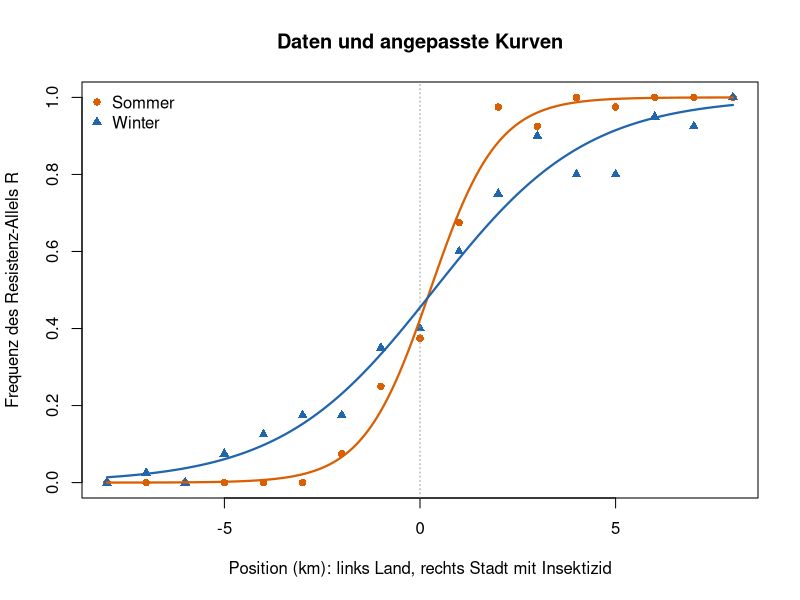
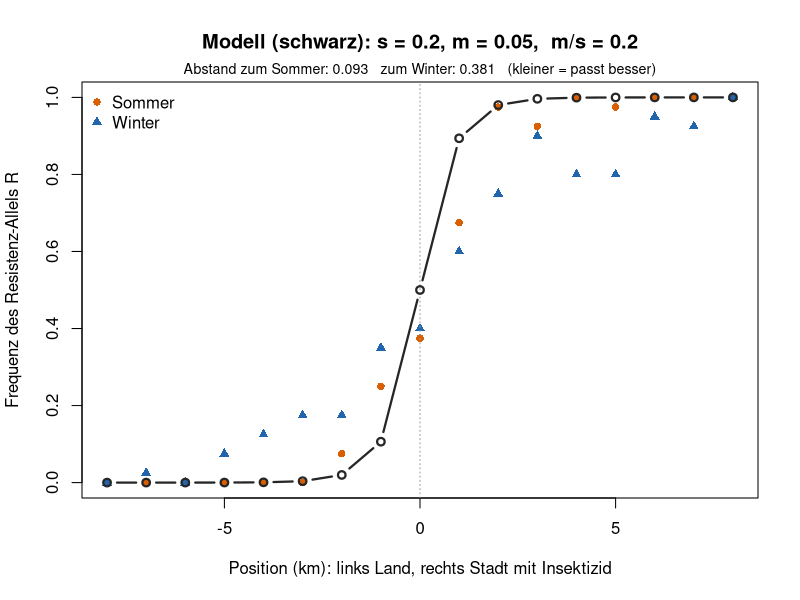
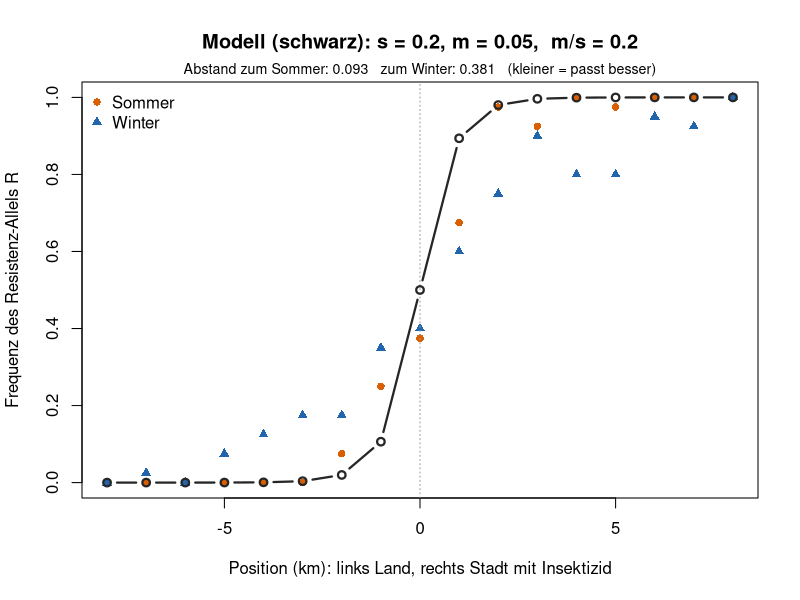

These figures' R source, in order:
## ---- chunk 1
# Position in km: links (x < 0) Land ohne Insektizid, rechts (x > 0) Stadt mit Insektizid
x <- seq(-8, 8, by = 1)
n <- 40   # untersuchte Allele (Genkopien) pro Stelle

# Anzahl Resistenz-Allele R pro Stelle (Kursdaten)
k_sommer <- c(0, 0, 0, 0, 0, 0, 3, 10, 15, 27, 39, 37, 40, 39, 40, 40, 40)
k_winter <- c(0, 1, 0, 3, 5, 7, 7, 14, 16, 24, 30, 36, 32, 32, 38, 37, 40)

sommer <- data.frame(x = x, p = k_sommer / n)
winter <- data.frame(x = x, p = k_winter / n)
## ---- chunk 2
#| code-fold: true
#| code-summary: "Hilfsfunktionen (nicht verändern)"
farben <- c(Sommer = "#d95f02", Winter = "#2166ac")

# Logistische Kurve: c = Zentrum (p = 0.5), b = Steilheit, Breite = 4 / b
logistisch <- function(x, c, b) 1 / (1 + exp(-b * (x - c)))

passe_an <- function(d) {
  nls(p ~ logistisch(x, c, b), data = d, start = list(c = 0, b = 1))
}

zeige_clines <- function(main = "Resistenz entlang des Transekts") {
  plot(sommer$x, sommer$p, pch = 16, col = farben["Sommer"], ylim = c(0, 1),
       xlab = "Position (km): links Land, rechts Stadt mit Insektizid",
       ylab = "Frequenz des Resistenz-Allels R", main = main)
  points(winter$x, winter$p, pch = 17, col = farben["Winter"])
  abline(v = 0, lty = 3, col = "grey60")
  legend("topleft", c("Sommer", "Winter"), pch = c(16, 17),
         col = farben, bty = "n")
}

vergleiche_clines <- function() {
  fit_s <- passe_an(sommer)
  fit_w <- passe_an(winter)
  zeige_clines(main = "Daten und angepasste Kurven")
  x_fein <- seq(-8, 8, length.out = 200)
  lines(x_fein, predict(fit_s, data.frame(x = x_fein)),
        col = farben["Sommer"], lwd = 2.2)
  lines(x_fein, predict(fit_w, data.frame(x = x_fein)),
        col = farben["Winter"], lwd = 2.2)
  tab <- rbind(Sommer = coef(fit_s), Winter = coef(fit_w))
  data.frame(zentrum_km = round(tab[, "c"], 1),
             breite_km  = round(4 / tab[, "b"], 1))
}

# Modell wie Woche 7, aber 17 Stellen in einer Reihe:
# 1. Selektion lokal: in der Stadt ist R besser, auf dem Land r
# 2. Migration: Anteil m/2 fliegt zu jeder Nachbarstelle
selektionsschritt <- function(p, w) {
  q <- 1 - p
  w_quer <- p^2 * w[1] + 2 * p * q * w[2] + q^2 * w[3]
  (p^2 * w[1] + p * q * w[2]) / w_quer
}

simuliere_cline <- function(s, m, generationen = 3000) {
  p <- rep(0.5, length(x))
  for (t in seq_len(generationen)) {
    for (i in seq_along(x)) {
      w <- if (x[i] > 0) c(1 + s, 1 + s / 2, 1) else c(1, 1 + s / 2, 1 + s)
      if (x[i] == 0) w <- c(1, 1, 1)
      p[i] <- selektionsschritt(p[i], w)
    }
    links  <- c(p[1], p[-length(p)])
    rechts <- c(p[-1], p[length(p)])
    p <- (1 - m) * p + m / 2 * links + m / 2 * rechts
  }
  p
}

# Abstand zwischen Modell und Daten (kleiner = passt besser)
abstand <- function(p_modell, daten) round(sum((p_modell - daten$p)^2), 3)

zeige_modell <- function(s, m) {
  p_modell <- simuliere_cline(s, m)
  zeige_clines(main = paste0("Modell (schwarz): s = ", s, ", m = ", m,
                             ",  m/s = ", round(m / s, 1)))
  lines(x, p_modell, col = "grey15", lwd = 2.2, type = "b", pch = 1)
  mtext(paste0("Abstand zum Sommer: ", abstand(p_modell, sommer),
               "   zum Winter: ", abstand(p_modell, winter),
               "   (kleiner = passt besser)"), side = 3, line = 0.2, cex = 0.85)
}
## ---- chunk 3
#| fig-height: 4.6
#| fig-width: 7.5
vergleiche_clines()
## ---- chunk 4
#| fig-height: 4.6
#| fig-width: 7.5
zeige_modell(s = 0.2, m = 0.05)   # Sommer: s oder m ändern
## ---- chunk 5
#| fig-height: 4.6
#| fig-width: 7.5
zeige_modell(s = 0.2, m = 0.05)   # hier Ihre Sommer-Lösung eintragen, dann eine Zahl ändern
